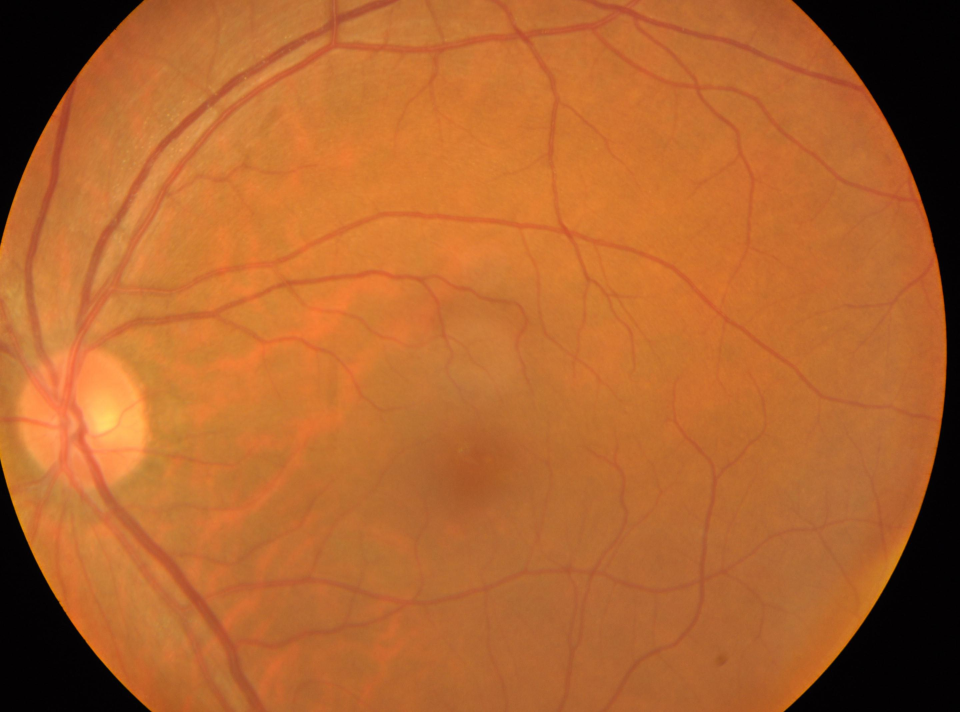
#> input picture Database/1Flipped/0028_0_left.jpg, 2880 x 2136 px, found by its file name (shown at 1/3 size); its folder holds only this picture in this run
$ python Image_Processing_Resize_and_color_correct.py
#> lines starting #> are read from the running program, lines starting #| are printed output that depends on the picture
""" ///////////////////////////////////////////////////////////////////////////////
//                   Radt Eye
// Date:         14/11/2023
//
// File: Image_Processing_Resize_and_color_correct.py
// Description: Resize and color correct to have a consistan image set to feed
//              the model to be trained.
//
//      NOT WORKING
//
/////////////////////////////////////////////////////////////////////////////// """

import cv2  # to install (pip install opencv-python)
import numpy as np
import os

# Set the directory path and file extension for the eye fundus images
dir_path = 'C:/Users/JoseLu/Desktop/Fundus_dataflow/Database/1Flipped/'

# Set the desired output directory
out_dir = 'C:/Users/JoseLu/Desktop/Fundus_dataflow/Database/2Resized-ColorCorrect/'

# Set the desired suppression size
suppress_size = 1000

# Set the Hough circle detection parameters
dp = 1
minDist = 100
param1 = 50
param2 = 30
minRadius = 100
maxRadius = 0

# Set the color correction parameters
red_target = 105
green_target = 105
blue_target = 105
threshold = 50

# Loop over all the image files in the directory and process each one
for file_name in os.listdir(dir_path):
    # Check if the file is a supported image file
    if file_name.lower().endswith('.jpg') or file_name.lower().endswith('.jpeg') or file_name.lower().endswith('.png') or file_name.lower().endswith('.tif') or file_name.lower().endswith('.tiff'):
        # Load the image
        img_path = os.path.join(dir_path, file_name)
        img = cv2.imread(img_path)
#> img is the input picture: shape (2136, 2880, 3); mean B, G, R 46.4, 101.2, 177.9

        # Convert non-JPG images to JPG format
        if not file_name.lower().endswith('.jpg') and not file_name.lower().endswith('.jpeg'):
            file_name = file_name.rsplit('.', 1)[0] + '.jpg'
            img_path = os.path.join(dir_path, file_name)
            cv2.imwrite(img_path, img, [int(cv2.IMWRITE_JPEG_QUALITY), 100])

        # Suppress the image to the desired size
        scale_percent = suppress_size / max(img.shape[:2])
#> scale_percent = 0.347
        img = cv2.resize(img, (0,0), fx=scale_percent, fy=scale_percent)
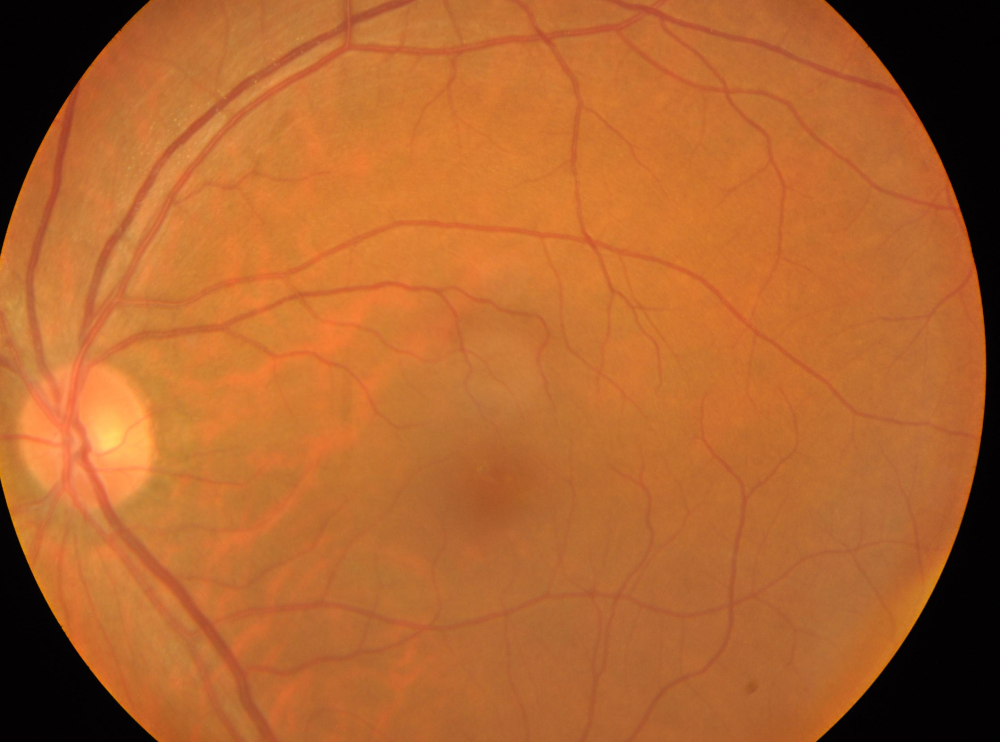
#> img: shape (742, 1000, 3); mean B, G, R 46.4, 101.1, 177.8

        # Convert the image to grayscale
        gray = cv2.cvtColor(img, cv2.COLOR_BGR2GRAY)
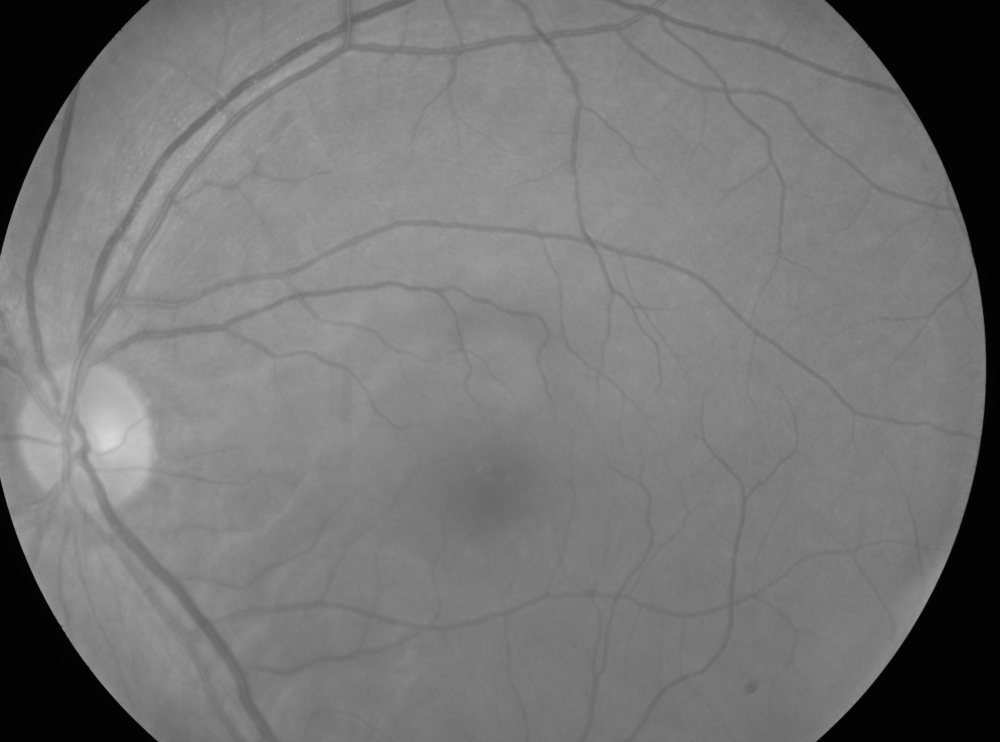
#> gray: shape (742, 1000); min 0, max 216, mean 117.9

        # Apply Gaussian blur to reduce noise
        blur = cv2.GaussianBlur(gray, (5,5), 0)

        # Find circles using Hough circle detection
        circles = cv2.HoughCircles(blur, cv2.HOUGH_GRADIENT, dp, minDist, param1=param1, param2=param2, minRadius=minRadius, maxRadius=maxRadius)
#> circles = 15 rows, first 8: [486.5, 365.5, 498.7], [536.5, 496.5, 499.6], [389.5, 274.5, 364.6], [640.5, 531.5, 582.2], [404.5, 436.5, 391.3], [584.5, 402.5, 394.9], [572.5, 290.5, 384.4], [657.5, 635.5, 681.4]

        # Check if a circle was found
        if circles is not None and len(circles) == 1:
            # Convert the (x, y) coordinates and radius of the circles to integers
            circles = np.round(circles[0, :]).astype("int")
#> circles = 15 rows, first 8: [486, 366, 499], [536, 496, 500], [390, 274, 365], [640, 532, 582], [404, 436, 391], [584, 402, 395], [572, 290, 384], [658, 636, 681]

            # Assume the first circle detected is the fundus
            x, y, r = circles[0]
#> x = 486; y = 366; r = 499

            # Crop the image to the diameter of the fundus
            img_crop = img[max(y-r, 0):y+r, max(x-r, 0):x+r]
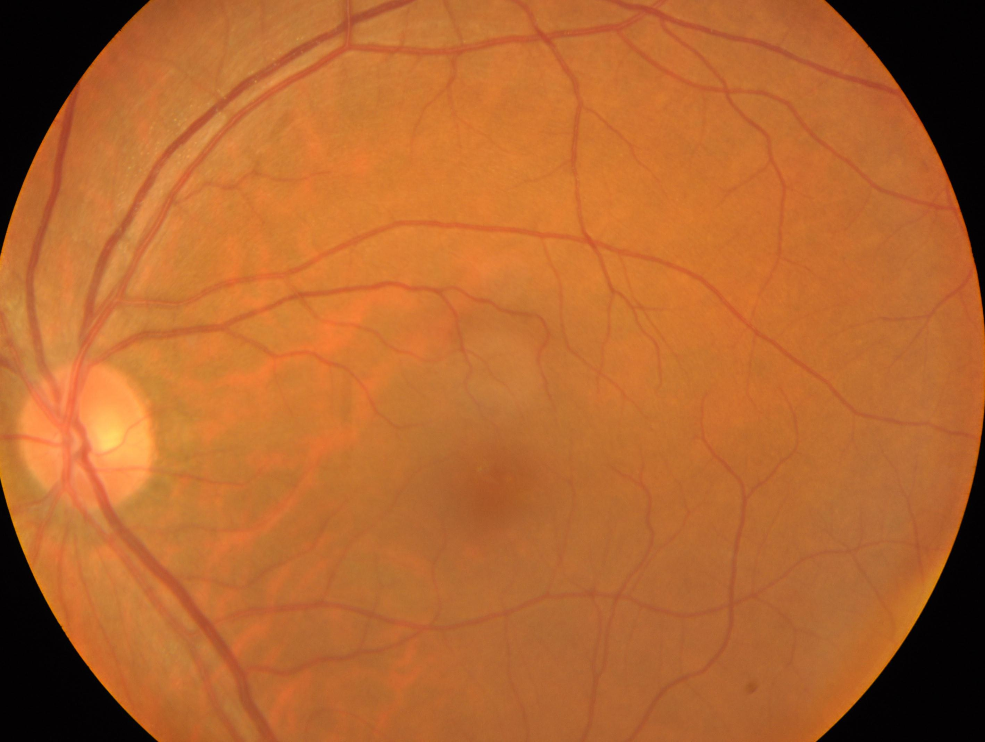
#> img_crop: shape (742, 985, 3); mean B, G, R 47, 102.6, 180.5

            # Resize the image to the desired size
            img_crop = cv2.resize(img_crop, (suppress_size, suppress_size))
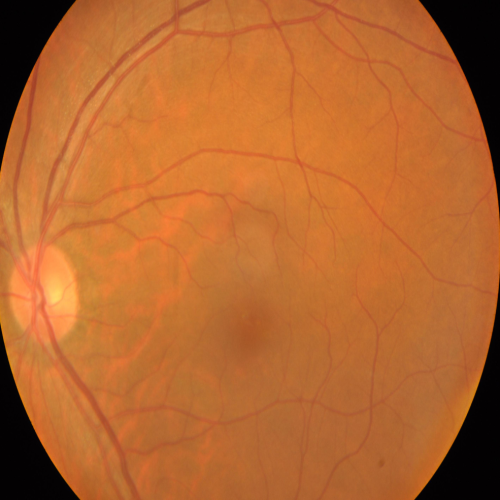
#> img_crop: shape (1000, 1000, 3) (shown at 1/2 size); mean B, G, R 46.9, 102.5, 180.4

            # Color correction using a target color and threshold
            img_crop = cv2.cvtColor(img_crop, cv2.COLOR_BGR2RGB)
            img_mean = np.mean(img_crop, axis=(0,1))
#> img_mean = [180.4, 102.5, 46.93]
            red_diff = red_target - img_mean[0]
#> red_diff = -75.37
            green_diff = green_target - img_mean[1]
#> green_diff = 2.46
            blue_diff = blue_target - img_mean[2]
#> blue_diff = 58.07
            dist = np.sqrt(red_diff**2 + green_diff**2 + blue_diff**2)
#> dist = 95.18
            if dist > threshold:
                img_crop[:, :, 0] = np.clip(img_crop[:, :, 0] + red_diff, 0, 255)
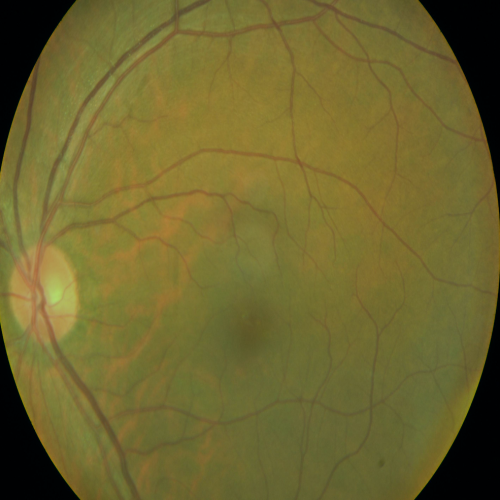
#> img_crop: shape (1000, 1000, 3) (shown at 1/2 size); mean R, G, B 111, 102.5, 46.9
                img_crop[:, :, 1] = np.clip(img_crop[:, :, 1] + green_diff, 0, 255)
                img_crop[:, :, 2] = np.clip(img_crop[:, :, 2] + blue_diff, 0, 255)
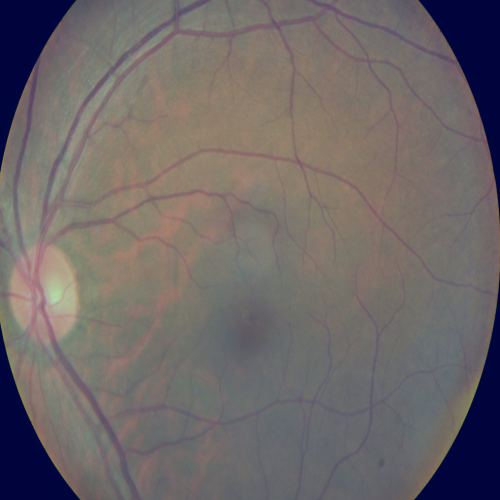
#> img_crop: shape (1000, 1000, 3) (shown at 1/2 size); mean R, G, B 111, 104.5, 104.9
                img_crop = cv2.cvtColor(img_crop, cv2.COLOR_RGB2BGR)
            cv2.imwrite(os.path.join(out_dir, file_name), img_crop)

$ run again, on Database/1Flipped/0162_0_left.jpg
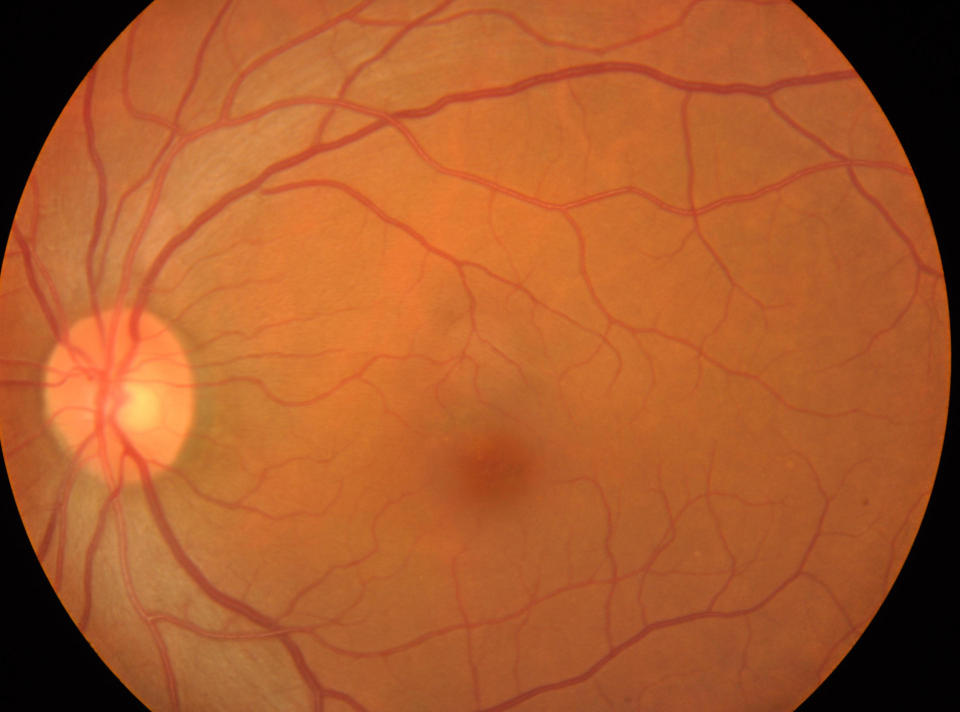
#> input picture Database/1Flipped/0162_0_left.jpg, 2880 x 2136 px, found by its file name (shown at 1/3 size)
#> img is the input picture: shape (2136, 2880, 3); mean B, G, R 44, 91, 170.8
#> img: shape (742, 1000, 3)
#> `gray = cv2.cvtColor(img, cv2.COLOR_BGR2GRAY)`:
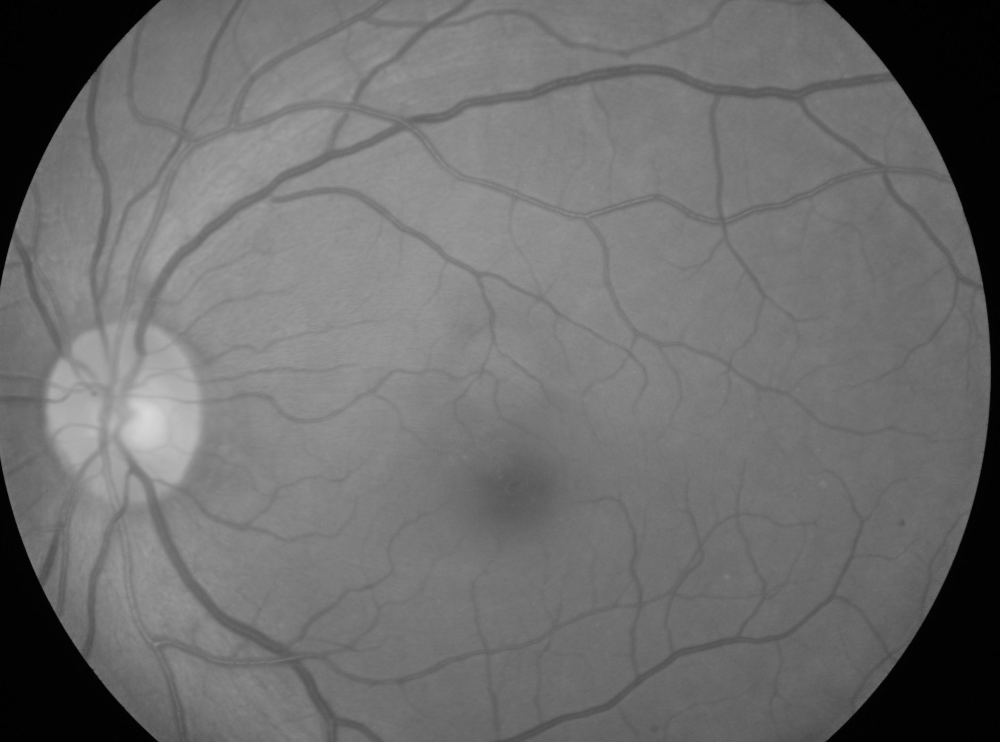
#> gray: shape (742, 1000); min 0, max 216, mean 109.4
#> `circles = cv2.HoughCircles(blur, cv2.HOUGH_GRADIENT, dp, minDist, para..`: circles = 20 rows, first 8: [493.5, 371.5, 496.4], [369.5, 455.5, 350.7], [584.5, 426.5, 390.5], [625.5, 316.5, 354], [517.5, 584.5, 538.8], [411.5, 313.5, 399.7], [305.5, 367.5, 174.4], [676.5, 477.5, 416.1]
#> `circles = np.round(circles[0, :]).astype("int")`: circles = 20 rows, first 8: [494, 372, 496], [370, 456, 351], [584, 426, 390], [626, 316, 354], [518, 584, 539], [412, 314, 400], [306, 368, 174], [676, 478, 416]
#> x = 494; y = 372; r = 496
#> img_mean = [172.2, 91.7, 44.2]
#> red_diff = -67.24
#> green_diff = 13.3
#> blue_diff = 60.8
#> dist = 91.62
#> `img_crop[:, :, 2] = np.clip(img_crop[:, :, 2] + blue_diff, 0, 255)`:
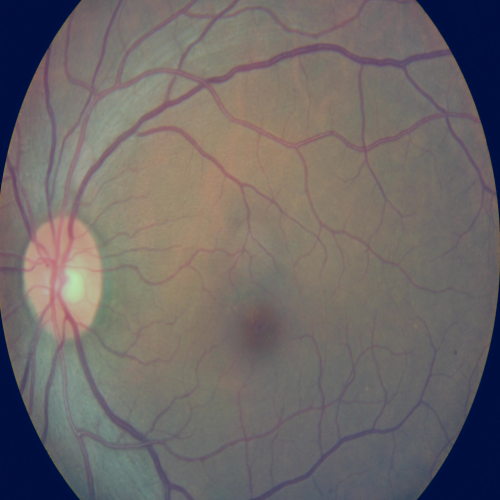
#> img_crop: shape (1000, 1000, 3) (shown at 1/2 size); mean R, G, B 110.4, 104.7, 104.2
